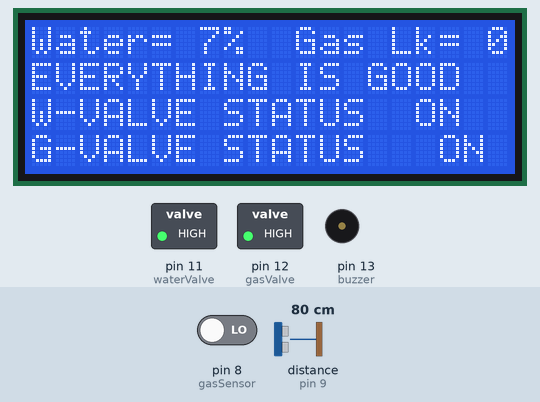
Bench run of a sketch on a simulated Arduino Uno, built with avr-gcc and run on an emulated ATmega328P. Shown: 20×4 character LCD, switched loads named in the sketch (green lamp = pin HIGH), buzzer (waves = sounding). Wiring (inferred from the names in the program): ultrasonic range finder: trigger pin 10; echo pin 9. The test bench sets the inputs (shaded band); at power-on: pin 8 (gasSensor) LOW, distance to the obstacle (sensor on pin 9) 80 cm. The echo pulse lasts 58.3 µs per cm; pins used as bus, display or sensor lines are not drawn.

Above: at 3.2 s.
3.3 s: pin 8 (gasSensor) driven HIGH
At 4.5 s:
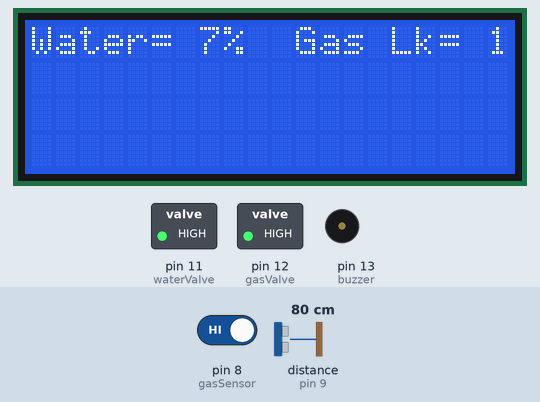
6.7 s: distance to the obstacle (sensor on pin 9) set to 2 cm
At 8.3 s:
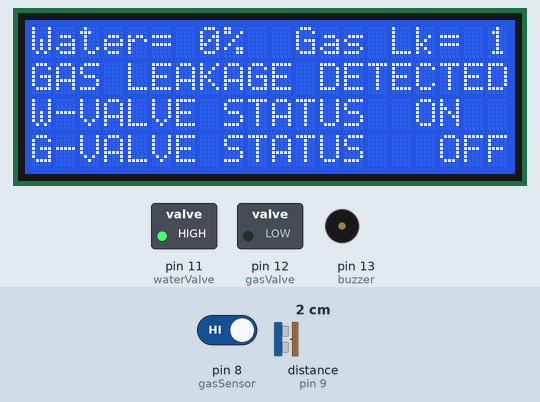
8.8 s: distance to the obstacle (sensor on pin 9) set to 18 cm
At 10.6 s:
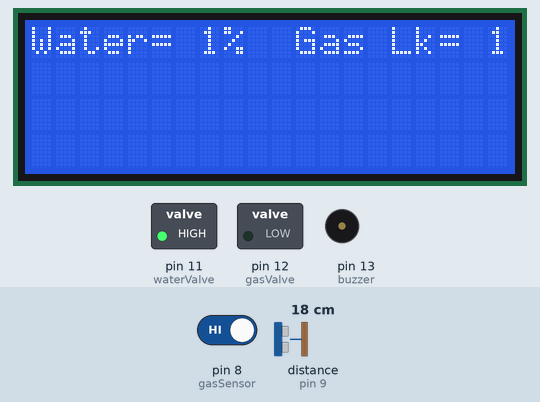
11.5 s: pin 8 (gasSensor) driven LOW
At 12.3 s:
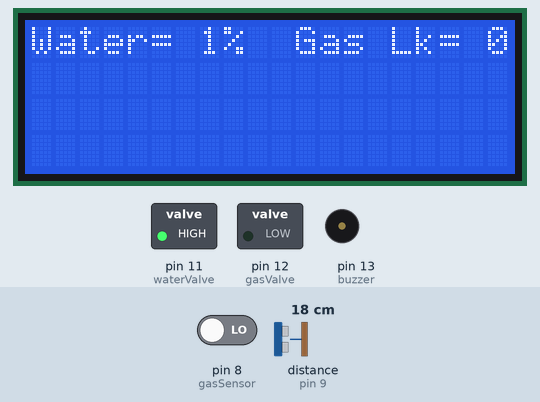
14.1 s: distance to the obstacle (sensor on pin 9) set to 4 cm
At 15.5 s:
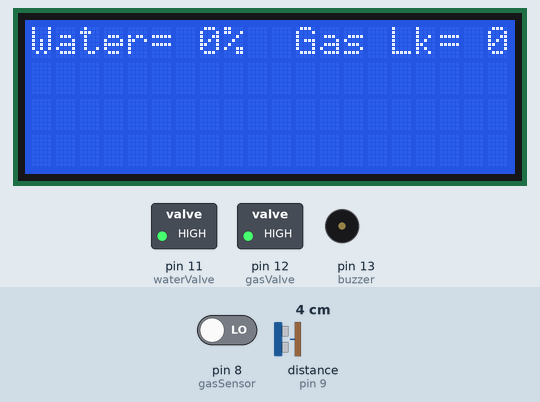
Timing chart, 0 to 17.1 s (numbered marks = the images above; inputs shaded):
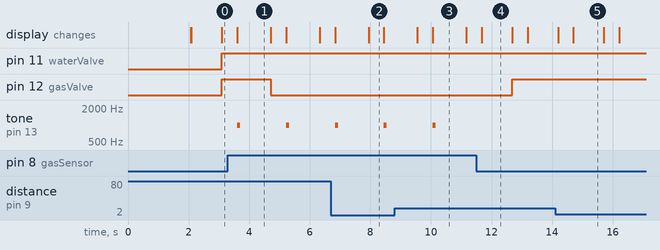

Measured:
- after the input at 3.3 s, pin 12 (gasValve): HIGH → LOW after 1.4 s; tone on pin 13 (buzzer): alternates 1000 Hz for 0.10 s and silent for 1.5 s, starting after 0.30 s; the display: changes after 0.30 s (image 1)
- after the input at 6.7 s, the display: first changes after 0.13 s (image 2 shows a later state)
- after the input at 8.8 s, the display: first differs from a run without the input after 1.3 s (image 3)
- after the input at 11.5 s, pin 12 (gasValve): LOW → HIGH after 1.2 s; tone on pin 13 (buzzer): stops changing and stays silent; the display: changes after 0.18 s (image 4)
- after the input at 14.1 s, the display: first differs from a run without the input after 0.60 s (image 5)
- what the display in image 1 shows lasts 1.1 s, from 3.6 s to 4.7 s
- what the display in image 2 shows lasts 0.5 s, from 7.9 s to 8.4 s

The sketch:

GAS_AND_WATER.ino
```cpp
#include<LiquidCrystal.h>

#define echo 9
#define trigger 10
#define waterValve 11
#define gasValve 12
#define gasSensor 8
long duration;
int distance;
int gasleak;
int percentageDistance;
const int buzzer = 13;

LiquidCrystal lcd(7, 6, 5, 4, 3, 2);

void setup() {

  lcd.begin(20, 4);
  lcd.clear();

  pinMode(echo, INPUT);
  pinMode(trigger, OUTPUT);
  pinMode(gasValve, OUTPUT);
  pinMode(waterValve , OUTPUT);
  pinMode(buzzer, OUTPUT);

  digitalWrite(trigger, LOW);
  digitalWrite(gasValve, LOW);
  digitalWrite(waterValve, LOW);

  lcd.setCursor(6, 0);
  lcd.print("GROUP : 5");
  lcd.setCursor(2, 1);
  lcd.print("GAS LEAKAGE AND");
  lcd.setCursor(5, 2);
  lcd.print("WATER LEVEL ");
  lcd.setCursor(2, 3);
  lcd.print("DETECTION SYSTEM");
  delay(2000);
  lcd.clear();
}

void loop() {
  // ultrasonic reading
  digitalWrite(trigger, LOW);
  delayMicroseconds(2);
  digitalWrite(trigger, HIGH);
  delayMicroseconds(10);
  digitalWrite(trigger, LOW);
  duration = pulseIn(echo, HIGH);
  distance = duration * 0.017;
  percentageDistance = map(distance, 0, 1024, 0, 100);
  // gas leakage reading
  gasleak = digitalRead(gasSensor);

  //call functions
  cond1();
  cond2();
  cond3();
  cond4();

  water();
  gas();
  delay(500);
}

void water() {
  if (percentageDistance < 70) {
    digitalWrite(waterValve, HIGH);
  }
  else
  {
    digitalWrite(waterValve, LOW);
  }
}

void gas() {
  if (gasleak == HIGH) {
    digitalWrite(gasValve, LOW);
  }
  else
  {
    digitalWrite(gasValve, HIGH);
  }
}

void cond1() {
  if (percentageDistance > 70 && gasleak == HIGH)
    displayAlloff();
}
void cond2()
{
  if (percentageDistance < 70 && gasleak == LOW)
    displayAllon();
}
void cond3() {
  if (percentageDistance < 70 && gasleak == HIGH)
    displayWon();
}
void cond4() {
  if (percentageDistance > 70 && gasleak == LOW)
    displayGon();
}
void displayAlloff() {
  lcd.clear();
  lcd.setCursor(0, 0);
  lcd.print("Water= ");
  lcd.print( percentageDistance);
  lcd.print("%");
  lcd.setCursor(11, 0);
  lcd.print("Gas Lk= ");
  lcd.print( gasleak);
  tone(buzzer, 1000);
  delay(100);
  noTone(buzzer);
  delay(1000);
  lcd.setCursor(0, 1);
  lcd.print("NOTHING IS WORKING");
  lcd.setCursor(0, 2);
  lcd.print("W-VALVE STATUS");
  lcd.print ("  OFF");
  lcd.setCursor(0, 3);
  lcd.print("G-VALVE STATUS ");
  lcd.print ("  OFF");
}

void displayAllon() {
  lcd.clear();
  lcd.setCursor(0, 0);
  lcd.print("Water= ");
  lcd.print( percentageDistance);
  lcd.print("%");
  lcd.setCursor(11, 0);
  lcd.print("Gas Lk= ");
  lcd.print( gasleak);
  noTone(buzzer);
  delay(1000);
  lcd.setCursor(0, 1);
  lcd.print("EVERYTHING IS GOOD");
  lcd.setCursor(0, 2);
  lcd.print("W-VALVE STATUS");
  lcd.print ("  ON");
  lcd.setCursor(0, 3);
  lcd.print("G-VALVE STATUS ");
  lcd.print ("  ON");
}
void displayWon() {
  lcd.clear();
  lcd.setCursor(0, 0);
  lcd.print("Water= ");
  lcd.print( percentageDistance);
  lcd.print("%");
  lcd.setCursor(11, 0);
  lcd.print("Gas Lk= ");
  lcd.print( gasleak);

  tone(buzzer, 1000);
  delay(100);
  noTone(buzzer);
  delay(1000);

  lcd.setCursor(0, 1);
  lcd.print("GAS LEAKAGE DETECTED");
  lcd.setCursor(0, 2);
  lcd.print("W-VALVE STATUS");
  lcd.print ("  ON");
  lcd.setCursor(0, 3);
  lcd.print("G-VALVE STATUS ");
  lcd.print ("  OFF");
}
void displayGon() {
  lcd.clear();
  lcd.setCursor(0, 0);
  lcd.print("Water= ");
  lcd.print( percentageDistance);
  lcd.print("%");
  lcd.setCursor(11, 0);
  lcd.print("Gas Lk= ");
  lcd.print( gasleak);
  tone(buzzer, 1000);
  delay(100);
  noTone(buzzer);
  delay(1000);
  lcd.setCursor(0, 1);
  lcd.print("WATER LEVEL TOO HIGH");
  lcd.setCursor(0, 2);
  lcd.print("W-VALVE STATUS");
  lcd.print ("  OFF");
  lcd.setCursor(0, 3);
  lcd.print("G-VALVE STATUS ");
  lcd.print ("  ON");
}
```
